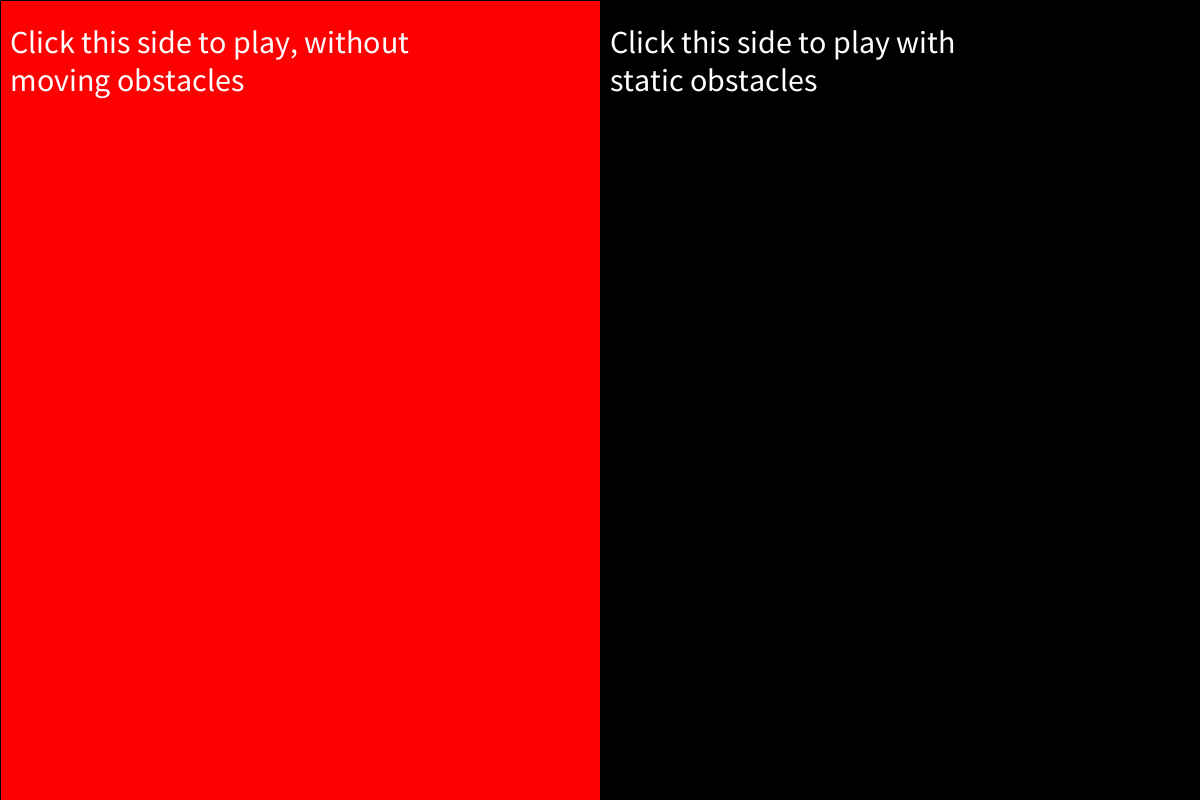
Frame 1 (no input)
Frame 60 (the mouse pressed at the canvas centre just before this capture): identical to frame 1, image omitted
Frame 120 (the mouse held since frame 60 and released just before this capture): identical to frame 1, image omitted

The Processing sketch that drew this single still picture (run headless with seeded random() and noise(); from frame 60 on, the mouse is pressed at the canvas centre):

// Processing sketch: state_variables_project
// ── state_variables_project.pde
// using state variables
// one mode has static obstacles the other will have obstacles moving vertically and horizintally


// Graham Kelly
// Interactive scene assignment
// September 25th, 2017
// Computer science 30, WMCI
// For the extra for experts portion of the assignment I chose to explore the random function,
// I used the random function for to randomize the shape and colour of many objects in my game

//variable setup
float diam = 20;
float speed = (7);
float xPosition = 100;
color randomColour;
float obstacleYA;
float obstacleYB;
float obstacleYC;
float obstacleYD;
float obstacleYE;
float obstacleYF;
float obstacleYG;
float obstacleYH;
float obstacleYI;
int level = 0;
float obstacleDiam;
float state = 0;
float obstacleSpeed = 5;



 
void setup() { // sets the size of the screen
  size(1200, 800);
  background(0);
    
}


void draw() { 

  if (state == 0){ // choose between moving and static obstacles
    homeScreen();
  }
  
  if (state == 1) { 
    checkForNewLevel();
    drawBall();
    drawObstacle();
  }
  
  if (state == 2) {
    checkForNewLevel();
    drawBall();
    moveObstacles();
    drawObstacle();

  }
  
  if (state == 3) {
    retryScreen(); 


  }
    
  

}

void homeScreen() { // the first screen you see
  background(0);
  fill(255, 0, 0);
  rect(0, 0, width/2, height);
  textSize(32);
  fill(255);
  text("Click this side to play, without moving obstacles", 10, 30, (width/3), height);
  text("Click this side to play with static obstacles", ((width/2) + 10), 30, (width/3), height);
  //fill(255, 0, 0);
  //rect(0, 0, width/2, height);
  if (mousePressed == true) {
    
    if (mouseX < (width/2)) {
      state = 1;
    }
    if (mouseX > (width/2)) {
      state = 2;
    }
  }
}
  
void retryScreen() { // this screen is shown after contact is made with an obstacle
  background(0);
  textSize(32);
  text("Press any key to play again", 10, 30);  
  text("You made it to level" + " " + (level) + "!", 10, 70); 
  if (keyPressed == true) {
    level = 0;
    state = 0;
  }

}
void checkForNewLevel() {
  if (xPosition >= (width - 100))  {
    xPosition = 100; // moves ball to left side of screen whne it reaches the right side
    if (speed < 20) { 
      speed = (speed + .5); // adds 0.5 to ball speed every after every level
      }
      
    randomColour = color(random(255), random(255), random(255)); // chooses a random colour at the start of every level
    
    obstacleYA = random(75, (height - 100)); // chooses y position of obstacles at the start of every level
    obstacleYB = random(75, (height - 100));
    obstacleYC = random(75, (height - 100));
    obstacleYD = random(75, (height - 100));
    obstacleYE = random(75, (height - 100));
    obstacleYF = random(75, (height - 100));
    obstacleYG = random(75, (height - 100));
    obstacleYH = random(75, (height - 100));

    obstacleDiam = random(40, 100); // chooses diameter of obstacles at the start of every level
    level = level + 1;
  }
}



void drawBall() { //draws the ball used in the game  
  background(randomColour);  
  
  drawCourt();

  float yPosition = constrain(mouseY, 100, (height - 100)); //constrains the y position of the ball 100 pixels away from the top and bottom of the screen
  
  xPosition = (xPosition + speed); // moves ball from left to right at by a distance of the variable "speed"
  contactDetect();
    //if (xPosition >= (width - 100))  {
    //  xPosition = 100; // moves ball to left side of screen whne it reaches the right side
    //  if (speed < 20) { 
    //    speed = (speed + .5); // adds 0.5 to ball speed every after every level
    //  }
      
    //  randomColour = color(random(255), random(255), random(255)); // chooses a random colour at the start of every level
      
    //  obstacleYA = random(75, (height - 100)); // chooses y position of obstacles at the start of every level
    //  obstacleYB = random(75, (height - 100));
    //  obstacleYC = random(75, (height - 100));
    //  obstacleYD = random(75, (height - 100));
    //  obstacleYE = random(75, (height - 100));
    //  obstacleYF = random(75, (height - 100));
    //  obstacleYG = random(75, (height - 100));
    //  obstacleYH = random(75, (height - 100));

    //  obstacleDiam = random(40, 100); // chooses diameter of obstacles at the start of every level
    //  level = level + 1;
    //}
  
  fill(randomColour);
  ellipse(xPosition,yPosition,diam,diam); // draws the ball
  }
  

void drawCourt() { // draws the screen used for the game
  fill(255);
  rect(100, 100, (width - 200), (height - 200));
  textSize(32);
  text(level, 10, 30);  
}
  
void drawObstacle() { //draws the obstacles
  fill(randomColour);
  noStroke();
  rect((width/2), obstacleYA, obstacleDiam, obstacleDiam);
  rect((width/3), obstacleYB, obstacleDiam, obstacleDiam);
  rect((width/4), obstacleYC, obstacleDiam, obstacleDiam);
  rect((width/2*1.5), obstacleYD, obstacleDiam, obstacleDiam);
  rect((width/6*5), obstacleYE, obstacleDiam, obstacleDiam);
  rect((width/3*2), obstacleYF, obstacleDiam, obstacleDiam);
  rect((width/5*2), obstacleYG, obstacleDiam, obstacleDiam);
  rect((width/6*3), obstacleYH, obstacleDiam, obstacleDiam);
  

}


void moveObstacles() {
  
  
}

void contactDetect() { // detects any contact between the ball and obstacles and ends the game if contact occurs
  float yPosition = constrain(mouseY, 100, (height - 100));
  if ((yPosition >= obstacleYA) && (yPosition <= (obstacleYA + obstacleDiam))
    && (xPosition >= (width/2) && (xPosition <= (width/2) + obstacleDiam)) ||
    
    (yPosition >= obstacleYB) && (yPosition <= (obstacleYB + obstacleDiam))
    && (xPosition >= (width/3) && (xPosition <= (width/3) + obstacleDiam)) ||
    
    (yPosition >= obstacleYC) && (yPosition <= (obstacleYC + obstacleDiam))
    && (xPosition >= (width/4) && (xPosition <= (width/4) + obstacleDiam)) ||
    
    (yPosition >= obstacleYD) && (yPosition <= (obstacleYD + obstacleDiam))
    && (xPosition >= (width/2*1.5) && (xPosition <= (width/2*1.5) + obstacleDiam)) ||
    
    (yPosition >= obstacleYE) && (yPosition <= (obstacleYE + obstacleDiam))
    && (xPosition >= (width/6*5) && (xPosition <= (width/6*5) + obstacleDiam)) ||
    
    (yPosition >= obstacleYF) && (yPosition <= (obstacleYF + obstacleDiam))
    && (xPosition >= (width/3*2) && (xPosition <= (width/3*2) + obstacleDiam)) ||
    
    (yPosition >= obstacleYG) && (yPosition <= (obstacleYG + obstacleDiam))
    && (xPosition >= (width/5*2) && (xPosition <= (width/5*2) + obstacleDiam)) ||
    
    (yPosition >= obstacleYH) && (yPosition <= (obstacleYH + obstacleDiam))
    && (xPosition >= (width/6*3) && (xPosition <= (width/6*3) + obstacleDiam))) {
    
    
    state = 3; //resets the game
    xPosition = 100;
    obstacleDiam = 0;   
    speed = 7;
  } 
}
